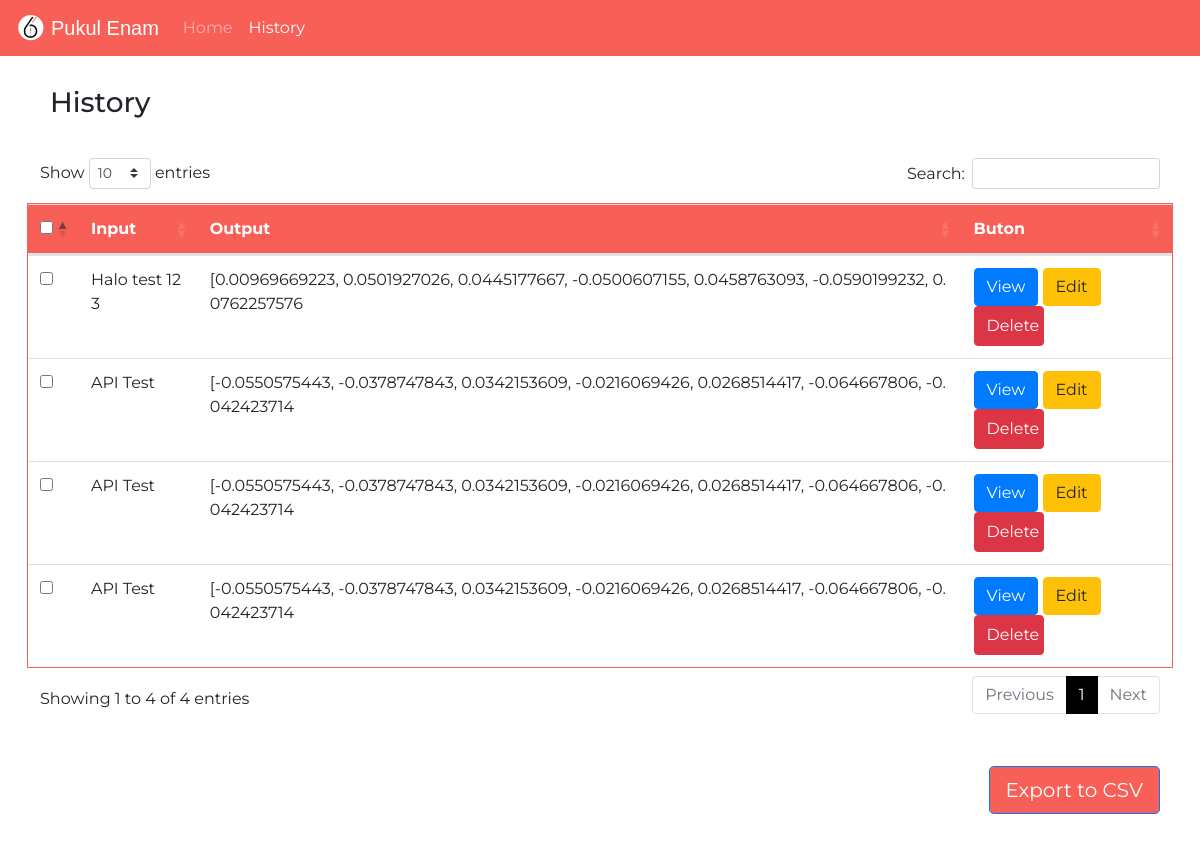
Before: /history with the older database file.
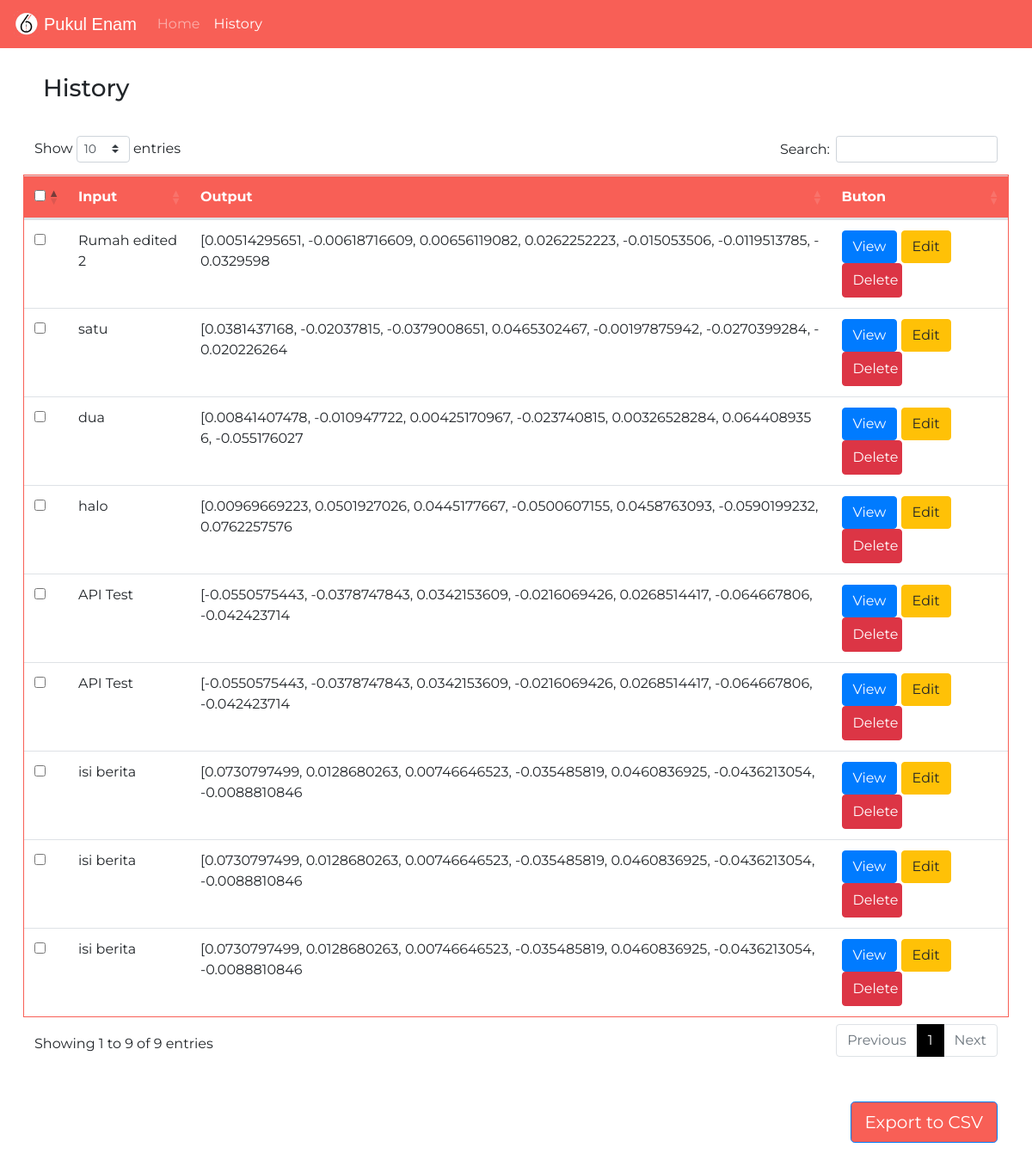
After: the same page with the newer database file.
### main.py (models this page shows, shortened)
class News(db.Model):
    id = db.Column(db.Integer, primary_key=True)
    inputNews = db.Column(db.Text, nullable=False)
    summarizedNews = db.Column(db.Text, nullable=False)

### main.py (the view)
@app.route('/history')
def history():
    query_news=News.query.order_by(News.id)
    return render_template('history.html', news=query_news,status='')

### templates/history.html (shortened to what this page needs)
<!doctype html>
<html lang="en">
<head>
  <link rel="stylesheet" href="https://cdn.jsdelivr.net/npm/bootstrap@4.0.0/dist/css/bootstrap.min.css"
>
  <link href="https://cdn.datatables.net/1.11.5/css/dataTables.bootstrap4.min.css" rel="stylesheet">
  <link href="https://cdnjs.cloudflare.com/ajax/libs/twitter-bootstrap/4.5.2/css/bootstrap.css" rel="stylesheet">
  <link href="https://stackpath.bootstrapcdn.com/bootstrap/4.2.1/css/bootstrap.min.css" rel="stylesheet" />
  <link href="http://fonts.cdnfonts.com/css/seven-segment" rel="stylesheet">
</head>
<body>
  <nav class="navbar navbar-expand-lg navbar-dark">
    <a href="/"><img src="{{ url_for('static', filename='Pukulenam.png') }}"
        style="width: 30px; margin-right: 5px; cursor: pointer;"></a>
    <a class="navbar-brand" href="/">Pukul Enam</a>
    <div class="collapse navbar-collapse" id="navbarNav">
      <ul class="navbar-nav">
        <li class="nav-item ">
          <a class="nav-link" href="/">Home <span class="sr-only">(current)</span></a>
        </li>
        {% set active_page = 'history' %}
        <li class="nav-item {{ 'active' if active_page=='history' else ''}}">
          <a class="nav-link" href="/history"> History</a>
        </li>
      </ul>
    </div>
  </nav>
  <h3 style="padding-left: 50px; padding-bottom: 30px; padding-top: 30px;">
    History</h3>
  <form action="/export" method="post" id="formExport">
    <table class="table table-hover" style="width: 95.5%; border: 1px solid #f85f56;" id="table">
      <thead class="thead">
        <tr>
          <th><input type="checkbox" onchange="checkAll(this)" name="chk[]"></th>
          <th>Input</th>
          <th>Output</th>
          <th>Buton</th>
        </tr>
      </thead>
      <tbody>
        {% for _news in news %}
        <tr>
          <td><input name="list_array[]" type="checkbox" value="{{_news.id}}"></td>
          <td style="word-break: break-all;">{{_news.inputNews[:100]}}</td>
          <td style="word-break: break-all;">{{_news.summarizedNews[:100]}}</td>
          <td>
            <a class="btn btn-primary" href="/{{_news.id}}" role="button">View</a>
            <a class="btn btn-warning" href="/edit/{{_news.id}}" role="button">Edit</a>
            <button type="button" class="btn btn-danger" data-toggle="modal" data-table="{{_news.id}}" data-target="#exampleModal">
              Delete
            </button>
          </td>
        </tr>
        {% endfor %}
      </tbody>
    </table>
    <a class="btn btn-primary btn-lg float-right m-50" href="#" role="button"
      onclick="document.getElementById('formExport').submit()">Export to CSV</a>
  </form>
</body>
</html>

### templates/history.html (style rules this page uses)
html { overflow-x: hidden; }
.m-50 { margin: 50px; }
body { overflow-x: hidden; font-family: 'Montserrat'; }
table { resize: none; font-family: 'Montserrat'; }
thead { background-color: #f85f56; }
nav { background-color: #f85f56; }
a.nav-link { color: white; }
a.navbar-brand { color: white; font-family: 'Seven Segment', sans-serif; }
th.sorting { color: white; }
.btn.btn-primary.btn-lg.float-right.m-50 { margin-right: 40px; background-color: #f85f56; }
button.btn.btn-danger { display: inline; margin: auto; height: 40px; width: 70px; }
@media (min-width:1025px) { table { margin: auto; } }

Changed rows visible on the page:
removed News: inputNews "Halo test 123", summarizedNews "[0.00969669223, 0.0501927026, 0.0445177667, -0.0500607155, 0.0458763093, -0.0590199232, 0.0762257576"
removed News: inputNews "API Test", summarizedNews "[-0.0550575443, -0.0378747843, 0.0342153609, -0.0216069426, 0.0268514417, -0.064667806, -0.042423714"
added News: inputNews "Rumah edited 2", summarizedNews "[0.00514295651, -0.00618716609, 0.00656119082, 0.0262252223, -0.015053506, -0.0119513785, -0.0329598"
added News: inputNews "satu", summarizedNews "[0.0381437168, -0.02037815, -0.0379008651, 0.0465302467, -0.00197875942, -0.0270399284, -0.020226264"
added News: inputNews "dua", summarizedNews "[0.00841407478, -0.010947722, 0.00425170967, -0.023740815, 0.00326528284, 0.0644089356, -0.055176027"
added News: inputNews "halo", summarizedNews "[0.00969669223, 0.0501927026, 0.0445177667, -0.0500607155, 0.0458763093, -0.0590199232, 0.0762257576"
added News: inputNews "isi berita", summarizedNews "[0.0730797499, 0.0128680263, 0.00746646523, -0.035485819, 0.0460836925, -0.0436213054, -0.0088810846"
added News: inputNews "isi berita", summarizedNews "[0.0730797499, 0.0128680263, 0.00746646523, -0.035485819, 0.0460836925, -0.0436213054, -0.0088810846"
added News: inputNews "isi berita", summarizedNews "[0.0730797499, 0.0128680263, 0.00746646523, -0.035485819, 0.0460836925, -0.0436213054, -0.0088810846"
Other visible differences:
text written by a page script: "Show entries Search: Showing 1 to 4 of 4 entries Previous 1 Next" → "Show entries Search: Showing 1 to 9 of 9 entries Previous 1 Next"
